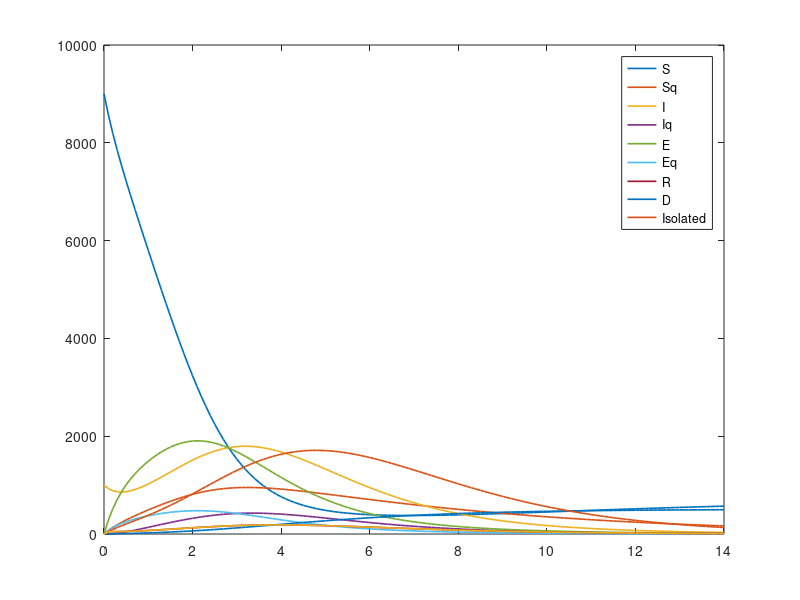

Source code (MATLAB):
close all;
clear all;
k = 8;
b = 0.5;
p=0.8;
q=0.2;
rr=0.5;
ir=0.2;
u=0.2;
dr=0.02;
total = 14;
dt = 0.1;
iter = total / dt + 1;
t = zeros(iter, 1);
S = zeros(iter, 1);
Sq = zeros(iter, 1);
I = zeros(iter, 1);
Iq = zeros(iter, 1);
E = zeros(iter, 1);
Eq = zeros(iter, 1);
Id = zeros(iter, 1);
R = zeros(iter, 1);
D = zeros(iter, 1);
S(1) = 9000;
I(1) = 1000;
N=S(1)+I(1);
for i = 2 : iter
    S(i)= S(i-1) + dt*(     (((-1)*k*b*I(i-1)*S(i-1))/(N))  +   (((-1)*q*k*(1-b)*I(i-1)*S(i-1))/(N)) +  u*Sq(i-1) );
    Sq(i)= Sq(i-1) + dt*(     ((q*k*(1-b)*I(i-1)*S(i-1))/(N))  +  (-1)*u*Sq(i-1) );
    I(i)= I(i-1) + dt*( p*E(i-1)  - ir*(I(i-1)) - dr*I(i-1)  - rr*I(i-1) );
    Iq(i)= Iq(i-1) + dt*( p*Eq(i-1)  - ir*(Iq(i-1)) - dr*Iq(i-1)  - rr*Iq(i-1) );
    Id(i)= Id(i-1) + dt*(rr*(I(i-1) + Iq(i-1))  -  dr*(Id(i-1)) -rr*(Id(i-1))  );
    D(i) = D(i-1)  +dt*(dr*(Iq(i-1) + I(i-1) +Id(i-1)));
    R(i)=R(i)+dt*(rr*( I(i-1)+Iq(i-1)+Id(i-1)));
    E(i)= E(i-1) + dt*(     (1-q)*((k*b*I(i-1)*S(i-1))/(N))   -p*E(i-1) );
    Eq(i)= Eq(i-1) + dt*(     (q)*((k*b*I(i-1)*S(i-1))/(N))   -p*Eq(i-1) );
    t(i) = t(i - 1) + dt;
end;
plot(t, S,'linewidth',1.2);
hold on;
plot(t, Sq,'linewidth',1.2);
hold on;
plot(t, I,'linewidth',1.2);
hold on;
plot(t, Iq,'linewidth',1.2);
hold on;
plot(t, E,'linewidth',1.2);
hold on;
plot(t, Eq,'linewidth',1.2);
hold on;
plot(t, R,'linewidth',1.2);
hold on;
plot(t, D,'linewidth',1.2);
hold on;
plot(t, Id,'linewidth',1.2);
hold on;

plot(t, R,'linewidth',1.2);
legend('S','Sq','I','Iq','E','Eq','R','D','Isolated')
